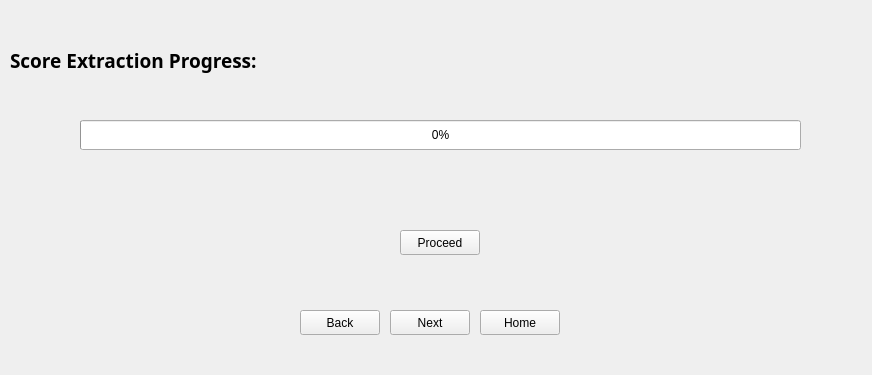
<?xml version="1.0" encoding="UTF-8"?>
<ui version="4.0">
 <class>SetSpanWin</class>
 <widget class="QMainWindow" name="SetSpanWin">
  <property name="geometry">
   <rect>
    <x>0</x>
    <y>0</y>
    <width>872</width>
    <height>375</height>
   </rect>
  </property>
  <property name="windowTitle">
   <string>Quick Cricket</string>
  </property>
  <property name="windowIcon">
   <iconset>
    <normaloff>../cricket.png</normaloff>../cricket.png</iconset>
  </property>
  <property name="autoFillBackground">
   <bool>false</bool>
  </property>
  <property name="styleSheet">
   <string notr="true"/>
  </property>
  <widget class="QWidget" name="centralwidget">
   <widget class="QProgressBar" name="progBar">
    <property name="geometry">
     <rect>
      <x>80</x>
      <y>120</y>
      <width>721</width>
      <height>30</height>
     </rect>
    </property>
    <property name="value">
     <number>0</number>
    </property>
    <property name="alignment">
     <set>Qt::AlignCenter</set>
    </property>
    <property name="textVisible">
     <bool>true</bool>
    </property>
    <property name="textDirection">
     <enum>QProgressBar::TopToBottom</enum>
    </property>
   </widget>
   <widget class="QPushButton" name="btn_back">
    <property name="enabled">
     <bool>true</bool>
    </property>
    <property name="geometry">
     <rect>
      <x>300</x>
      <y>310</y>
      <width>80</width>
      <height>25</height>
     </rect>
    </property>
    <property name="text">
     <string>Back</string>
    </property>
   </widget>
   <widget class="QPushButton" name="btn_next">
    <property name="enabled">
     <bool>true</bool>
    </property>
    <property name="geometry">
     <rect>
      <x>390</x>
      <y>310</y>
      <width>80</width>
      <height>25</height>
     </rect>
    </property>
    <property name="text">
     <string>Next</string>
    </property>
   </widget>
   <widget class="QPushButton" name="btn_home">
    <property name="enabled">
     <bool>true</bool>
    </property>
    <property name="geometry">
     <rect>
      <x>480</x>
      <y>310</y>
      <width>80</width>
      <height>25</height>
     </rect>
    </property>
    <property name="text">
     <string>Home</string>
    </property>
   </widget>
   <widget class="QPushButton" name="btn_proceed">
    <property name="enabled">
     <bool>true</bool>
    </property>
    <property name="geometry">
     <rect>
      <x>400</x>
      <y>230</y>
      <width>80</width>
      <height>25</height>
     </rect>
    </property>
    <property name="text">
     <string>Proceed</string>
    </property>
   </widget>
   <widget class="QLabel" name="label">
    <property name="geometry">
     <rect>
      <x>10</x>
      <y>20</y>
      <width>311</width>
      <height>80</height>
     </rect>
    </property>
    <property name="font">
     <font>
      <family>Rockwell</family>
      <pointsize>14</pointsize>
      <weight>75</weight>
      <bold>true</bold>
     </font>
    </property>
    <property name="text">
     <string>Score Extraction Progress: </string>
    </property>
   </widget>
   <widget class="QLabel" name="prog_label">
    <property name="geometry">
     <rect>
      <x>80</x>
      <y>155</y>
      <width>501</width>
      <height>31</height>
     </rect>
    </property>
    <property name="font">
     <font>
      <family>Rockwell</family>
      <pointsize>9</pointsize>
      <weight>75</weight>
      <bold>true</bold>
     </font>
    </property>
    <property name="text">
     <string/>
    </property>
   </widget>
  </widget>
 </widget>
 <resources/>
 <connections/>
</ui>
